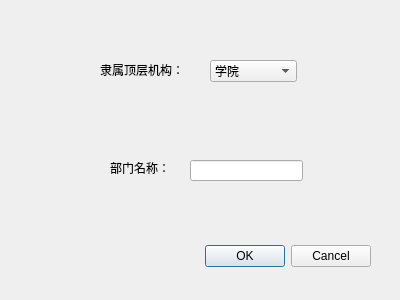
<?xml version="1.0" encoding="UTF-8"?>
<ui version="4.0">
 <class>Dialog_InsertDepartNew</class>
 <widget class="QDialog" name="Dialog_InsertDepartNew">
  <property name="geometry">
   <rect>
    <x>0</x>
    <y>0</y>
    <width>400</width>
    <height>300</height>
   </rect>
  </property>
  <property name="windowTitle">
   <string>插入部门</string>
  </property>
  <widget class="QDialogButtonBox" name="buttonBox">
   <property name="geometry">
    <rect>
     <x>30</x>
     <y>240</y>
     <width>341</width>
     <height>32</height>
    </rect>
   </property>
   <property name="orientation">
    <enum>Qt::Horizontal</enum>
   </property>
   <property name="standardButtons">
    <set>QDialogButtonBox::Cancel|QDialogButtonBox::Ok</set>
   </property>
  </widget>
  <widget class="QLabel" name="label_2">
   <property name="geometry">
    <rect>
     <x>110</x>
     <y>160</y>
     <width>91</width>
     <height>16</height>
    </rect>
   </property>
   <property name="text">
    <string>部门名称：</string>
   </property>
  </widget>
  <widget class="QLineEdit" name="lineEdit">
   <property name="geometry">
    <rect>
     <x>190</x>
     <y>160</y>
     <width>113</width>
     <height>21</height>
    </rect>
   </property>
  </widget>
  <widget class="QLabel" name="label">
   <property name="geometry">
    <rect>
     <x>100</x>
     <y>60</y>
     <width>111</width>
     <height>20</height>
    </rect>
   </property>
   <property name="text">
    <string>隶属顶层机构：</string>
   </property>
  </widget>
  <widget class="QComboBox" name="comboBox">
   <property name="geometry">
    <rect>
     <x>210</x>
     <y>60</y>
     <width>87</width>
     <height>22</height>
    </rect>
   </property>
   <property name="acceptDrops">
    <bool>false</bool>
   </property>
   <item>
    <property name="text">
     <string>学院</string>
    </property>
   </item>
   <item>
    <property name="text">
     <string>党群组织</string>
    </property>
   </item>
   <item>
    <property name="text">
     <string>行政机构</string>
    </property>
   </item>
   <item>
    <property name="text">
     <string>直属单位</string>
    </property>
   </item>
   <item>
    <property name="text">
     <string>附属单位</string>
    </property>
   </item>
  </widget>
 </widget>
 <resources/>
 <connections>
  <connection>
   <sender>buttonBox</sender>
   <signal>accepted()</signal>
   <receiver>Dialog_InsertDepartNew</receiver>
   <slot>accept()</slot>
   <hints>
    <hint type="sourcelabel">
     <x>248</x>
     <y>254</y>
    </hint>
    <hint type="destinationlabel">
     <x>157</x>
     <y>274</y>
    </hint>
   </hints>
  </connection>
  <connection>
   <sender>buttonBox</sender>
   <signal>rejected()</signal>
   <receiver>Dialog_InsertDepartNew</receiver>
   <slot>reject()</slot>
   <hints>
    <hint type="sourcelabel">
     <x>316</x>
     <y>260</y>
    </hint>
    <hint type="destinationlabel">
     <x>286</x>
     <y>274</y>
    </hint>
   </hints>
  </connection>
 </connections>
</ui>
